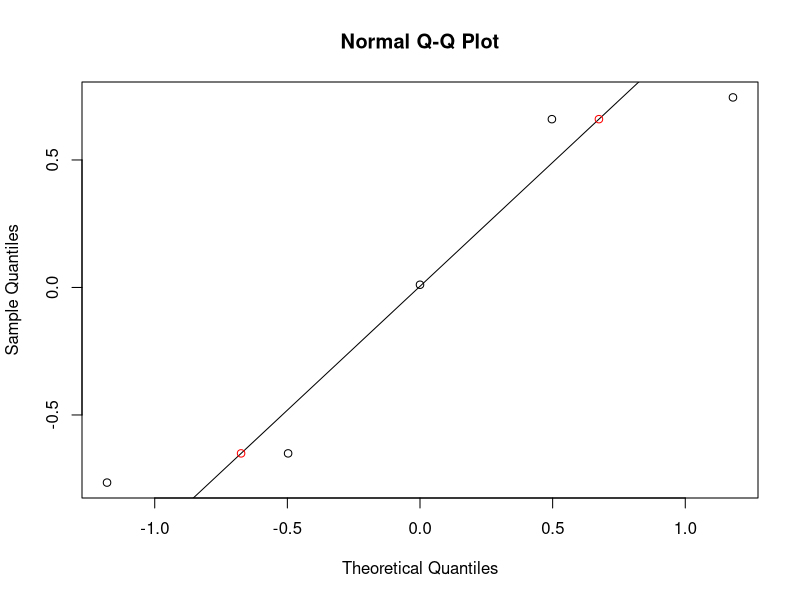
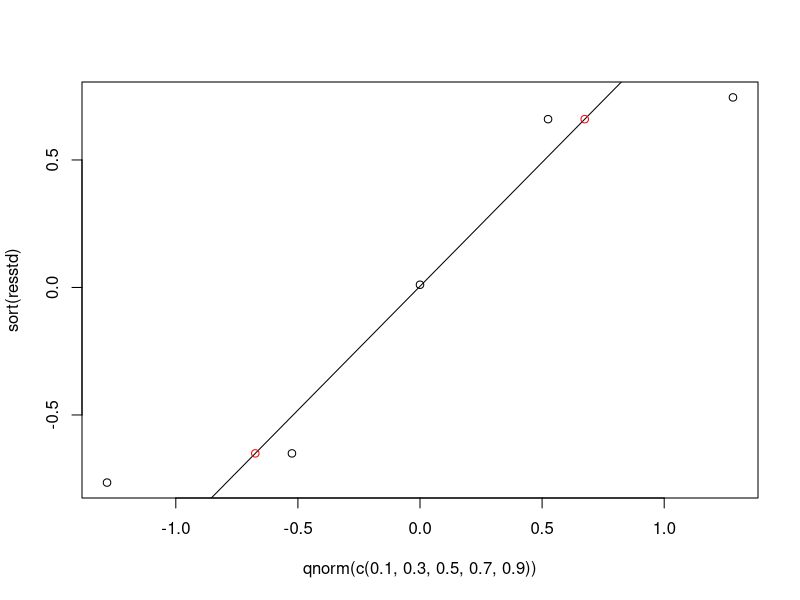
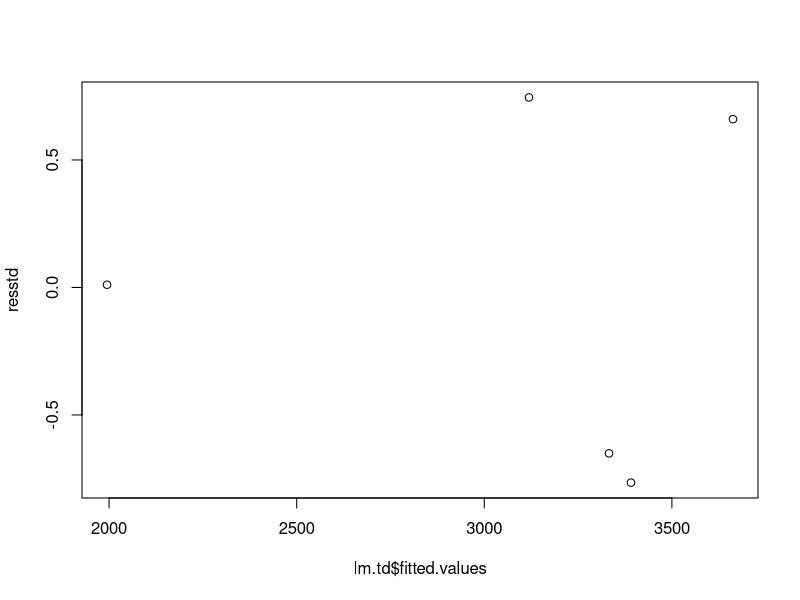
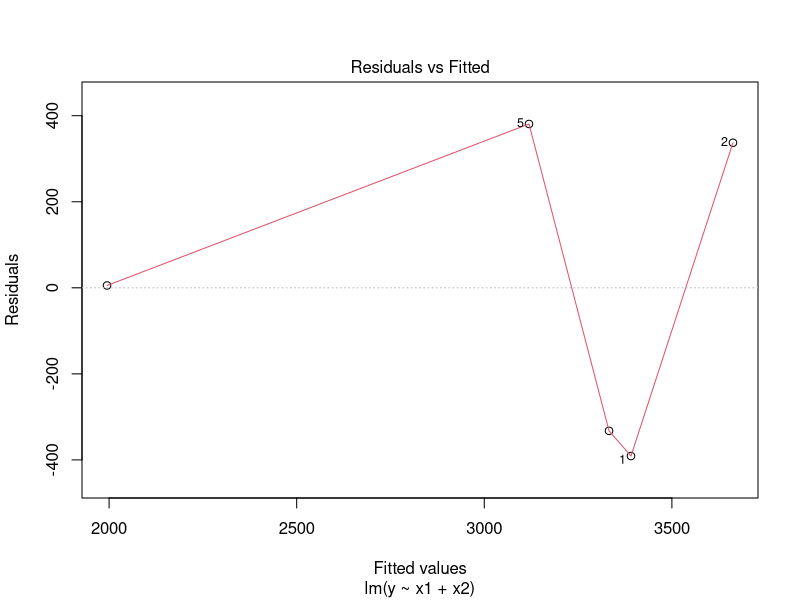
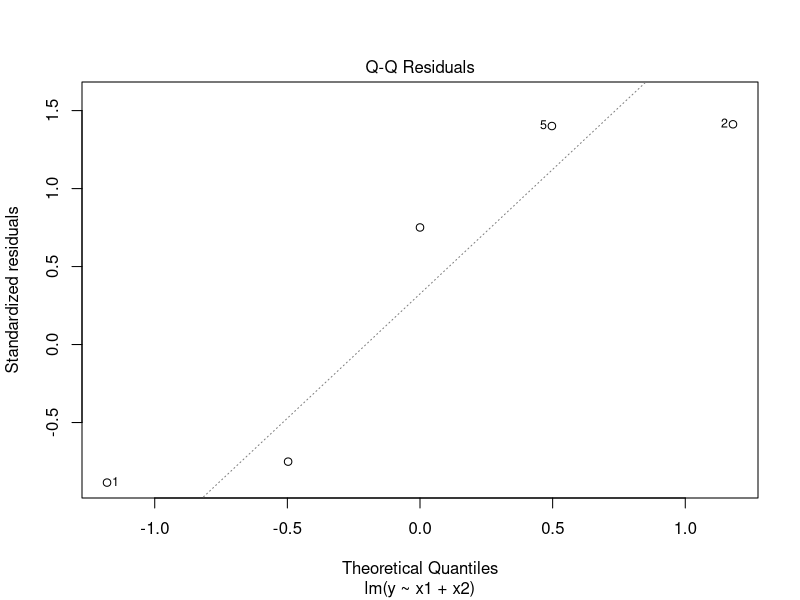
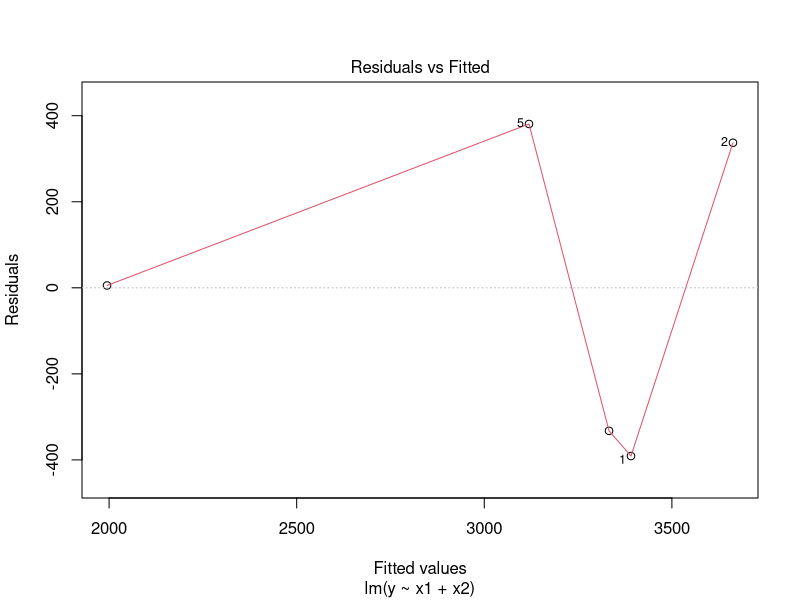
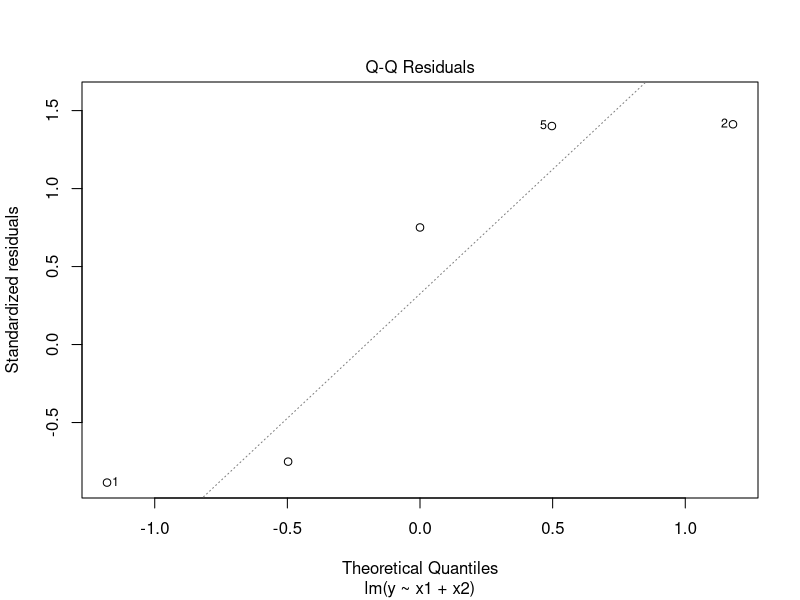
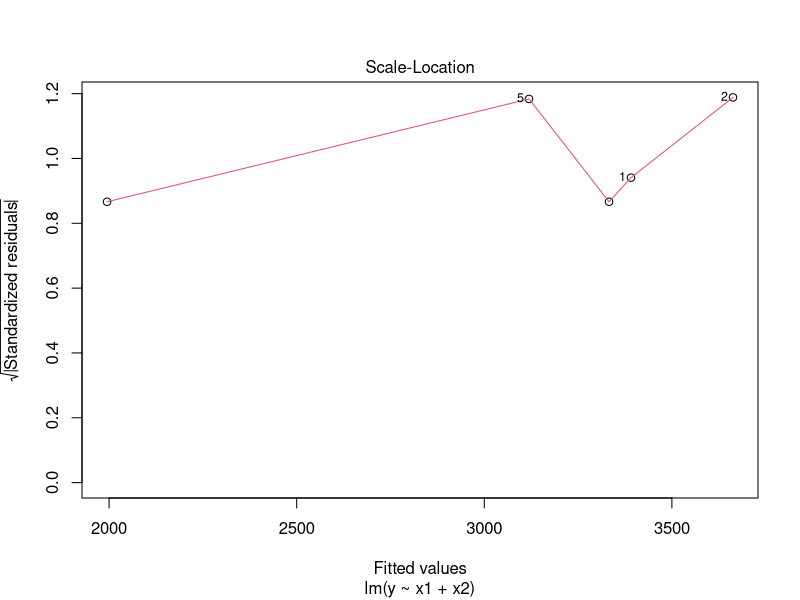

Write the R code that produced these figures, in order.
# Erfasse die Daten in einem Data Frame
tankdata=data.frame(
  x1=c(6000,2500,8500,6500,9500),
  x2=c(7000,6500,3000,7000,7500),
  y=c(3000,4000,2000,3000,3500)
)

# Berechnung des linearen Modells mit R
# mit x=TRUE wird auch die Modellmatrix X zugänglich gemacht (zu unterscheiden vom Data Frame)
lm.td<-lm(y~x1+x2,data=tankdata,x=TRUE)

# Ausgabe 
summary(lm.td)
#Residuals:
#  1       2       3       4       5 
#-391.00  337.20    5.45 -332.46  380.80 
#
#Coefficients:
#  Estimate Std. Error t value Pr(>|t|)
#(Intercept) 2161.88938 1218.11016   1.775    0.218
#x1            -0.11708    0.09667  -1.211    0.350
#x2             0.27594    0.14324   1.926    0.194
#
#Residual standard error: 511 on 2 degrees of freedom
#Multiple R-squared:  0.7627,	Adjusted R-squared:  0.5253 
#F-statistic: 3.213 on 2 and 2 DF,  p-value: 0.2373
# Parametertests und Modelltests vgl. Folie 55, 59


# Rechnungen zu Fuß
# Die Modellmatrix X
xmat<-lm.td$x
# Die Matrix (X^T*X)
xxmat<-t(xmat)%*%xmat
# Die inverse Matrix (X^T*X)^{-1}
solve(xxmat)
# Der KQ-Schätzer
solve(xxmat,t(xmat)%*%tankdata$y)
      
# Konfidenzintervall für den erwarteten Umsatz, x1=7000, x2=6000, Folie 65
x0<-c(1,7000,6000)
yhat<-lm.td$coefficients%*%x0
sigmahat<-summary(lm.td)$sigma
stddev<-sigmahat*sqrt(x0%*%solve(xxmat)%*%x0)
c(yhat)+qt(0.975,df=2)*as.vector(stddev)*c(-1,1)
# KI mit R
predict.lm(lm.td,newdata=data.frame(x1=7000,x2=6000),interval="confidence")
# KI mit R
predict.lm(lm.td,newdata=data.frame(x1=6000,x2=7000),interval="confidence")

# Prognoseintervall für den erwarteten Umsatz, Folie 69
x0<-c(1,7000,6000)
stddev<-sigmahat*sqrt(1+x0%*%solve(xxmat)%*%x0)
c(yhat)+qt(0.975,df=2)*as.vector(stddev)*c(-1,1)
#PI mit R
predict.lm(lm.td,newdata=data.frame(x1=6000,x2=7000),interval="prediction")
# Diagnose-Plots
#Standardisierte Residuen
resstd<-lm.td$residuals/summary.lm(lm.td)$sigma

# qq-Plot
qqnorm(resstd)
qqline(resstd) # Ausgleichsgerade, erklärt  durch untere und obere Quartile
points(
  qnorm(c(0.25,0.75)),
  quantile(resstd,c(0.25,0.75)),
  col="red"
)
# direkte Konstruktion
plot(
  qnorm(c(0.1,0.3,0.5,0.7,0.9)),
  sort(resstd)
  )
qqline(resstd) # Ausgleichsgerade, erklärt  durch untere und obere Quartile
points(
  qnorm(c(0.25,0.75)),
  quantile(resstd,c(0.25,0.75)),
  col="red"
)

# plot fitted values versus standardized residuals
plot(lm.td$fitted.values,resstd)

## plot kann direkt die Schaubilder erzeugen, wenn ein lm-Objekt übergeben wird
plot(lm.td,which=1)  # residuals versus fitted
plot(lm.td,which=2)  # QQ-Plot

plot(lm.td)

